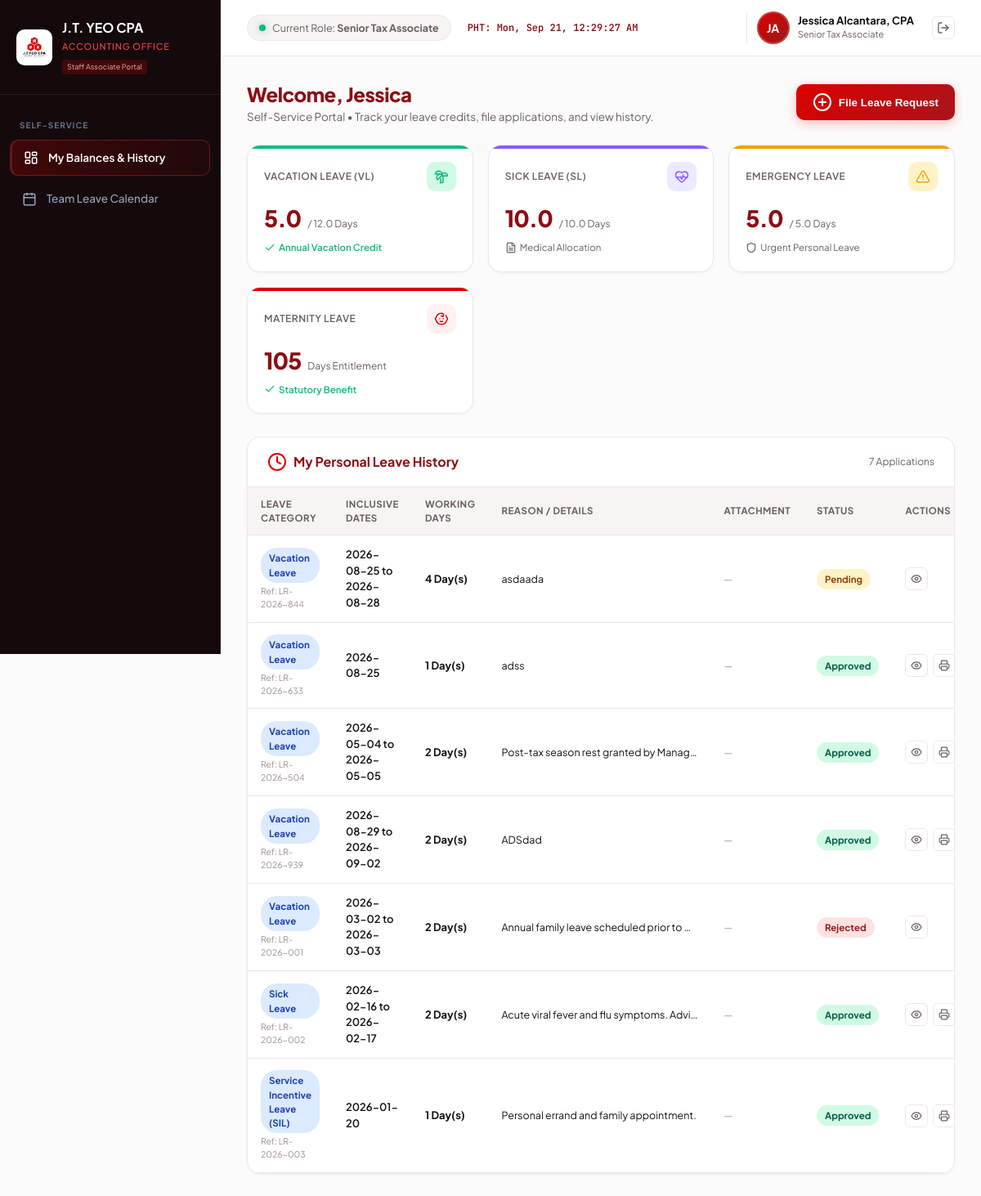
The app's page /staff_dashboard.php (signed in), older data.
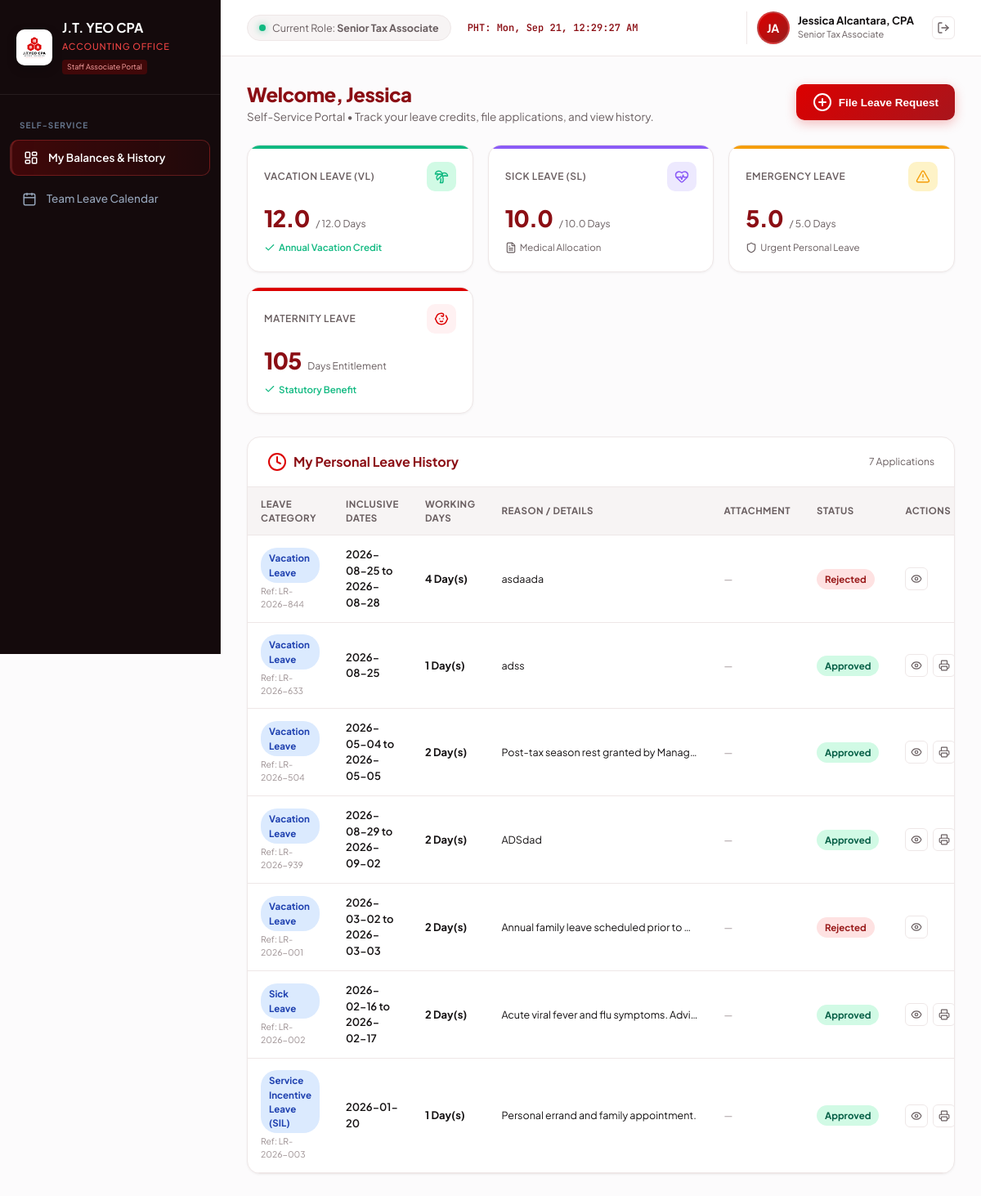
The same page, newer data.
### tables this page shows
CREATE TABLE leave_balances (
            id INTEGER PRIMARY KEY AUTOINCREMENT,
            user_id INTEGER NOT NULL,
            sil_balance REAL DEFAULT 5.0, -- DOLE 5-day Service Incentive Leave
            vl_balance REAL DEFAULT 12.0, -- Vacation Leave
            sl_balance REAL DEFAULT 10.0, -- Sick Leave
            solo_parent_balance REAL DEFAULT 7.0,
            updated_at DATETIME DEFAULT CURRENT_TIMESTAMP, emergency_balance REAL DEFAULT 5.0, bereavement_balance REAL DEFAULT 3.0, maternity_balance REAL DEFAULT 105.0, paternity_balance REAL DEFAULT 7.0, special_women_balance REAL DEFAULT 60.0,
            FOREIGN KEY (user_id) REFERENCES users(id) ON DELETE CASCADE
        );

CREATE TABLE leave_requests (
            id INTEGER PRIMARY KEY AUTOINCREMENT,
            ref_no TEXT UNIQUE NOT NULL,
            user_id INTEGER NOT NULL,
            leave_type TEXT NOT NULL, -- 'SIL', 'VL', 'SL', 'SoloParent', 'MagnaCarta', 'VAWC', 'Emergency'
            leave_type_label TEXT NOT NULL,
            start_date DATE NOT NULL,
            end_date DATE NOT NULL,
            days_count REAL NOT NULL,
            duration_mode TEXT DEFAULT 'full',
            reason TEXT NOT NULL,
            attachment_path TEXT,
            status TEXT DEFAULT 'Pending', -- 'Pending', 'Approved', 'Rejected'
            approver_name TEXT,
            rejection_reason TEXT,
            created_at DATETIME DEFAULT CURRENT_TIMESTAMP,
            decided_at DATETIME,
            FOREIGN KEY (user_id) REFERENCES users(id) ON DELETE CASCADE
        );

### auth.php (called while the page is built, shortened)
<?php
require_once __DIR__ . '/config/db.php';
function getCurrentUser() {
    global $pdo;
    $stmt = $pdo->prepare("
        SELECT u.*, b.vl_balance, b.sl_balance, b.emergency_balance, b.bereavement_balance,
               b.solo_parent_balance, b.maternity_balance, b.paternity_balance, b.special_women_balance
        FROM users u
        LEFT JOIN leave_balances b ON u.id = b.user_id
        WHERE u.id = ?
    ");
    $stmt->execute([$_SESSION['user_id']]);
    $user = $stmt->fetch();
    return $user;
}

### staff_dashboard.php (the view, shortened to what the changed rows need)
<?php
require_once __DIR__ . '/auth.php';
$user = getCurrentUser();
$userGender = $user['gender'] ?? 'Female';
$stmt = $pdo->prepare("SELECT * FROM leave_balances WHERE user_id = ?");
$stmt->execute([$user['id']]);
$balances = $stmt->fetch() ?: [];
$vlBalance = (float)($balances['vl_balance'] ?? 12.0);
$slBalance = (float)($balances['sl_balance'] ?? 10.0);
$emBalance = (float)($balances['emergency_balance'] ?? 5.0);
$matBalance = (float)($balances['maternity_balance'] ?? 105.0);
$leaveReqStmt = $pdo->prepare("
    SELECT r.*, u.name as employee_name, u.title, u.avatar_path, u.avatar_initials
    FROM leave_requests r
    JOIN users u ON r.user_id = u.id
    WHERE r.user_id = ?
    ORDER BY r.created_at DESC
");
$leaveReqStmt->execute([$user['id']]);
$leaveRequests = $leaveReqStmt->fetchAll();
?>
<!DOCTYPE html>
<html lang="en">
<head>
  <link rel="stylesheet" href="style.css?v=<?= filemtime(__DIR__ . '/style.css') ?>">
  <link href="https://cdn.jsdelivr.net/npm/fullcalendar@5.11.3/main.min.css" rel="stylesheet">
</head>
<body>
  <div class="app-container">
    <aside class="sidebar no-print">
      <div class="brand-section">
        <div class="brand-info">
          <h2>J.T. YEO CPA</h2>
        </div>
      </div>
    </aside>
    <main class="main-wrapper">
      <div class="content-area">
        <div id="tab-my-portal" class="tab-pane">
          <div class="page-header">
            <div class="page-title">
              <h1>Welcome, <?= htmlspecialchars(explode(' ', $user['name'])[0]) ?></h1>
            </div>
          </div>
          <div class="kpi-grid">
            <div class="kpi-card green">
              <div class="kpi-value-row">
                <span class="kpi-value"><?= number_format($vlBalance, 1) ?></span>
                <span class="kpi-sub">/ 12.0 Days</span>
              </div>
            </div>
            <div class="kpi-card purple">
              <div class="kpi-value-row">
                <span class="kpi-value"><?= number_format($slBalance, 1) ?></span>
                <span class="kpi-sub">/ 10.0 Days</span>
              </div>
            </div>
            <div class="kpi-card amber">
              <div class="kpi-value-row">
                <span class="kpi-value"><?= number_format($emBalance, 1) ?></span>
                <span class="kpi-sub">/ 5.0 Days</span>
              </div>
            </div>
            <?php if ($userGender === 'Female'): ?>
              <div class="kpi-card blue">
                <div class="kpi-header">
                  <span class="kpi-label">Maternity Leave</span>
                  <div class="kpi-icon"><i data-lucide="baby"></i></div>
                </div>
                <div class="kpi-value-row">
                  <span class="kpi-value"><?= number_format($matBalance, 0) ?></span>
                  <span class="kpi-sub">Days Entitlement</span>
                </div>
                <div class="kpi-footer positive">
                  <i data-lucide="check" style="width:14px;height:14px;"></i>
                  <span>Statutory Benefit</span>
                </div>
              </div>
            <?php endif; ?>
          </div>
          <div class="dashboard-card">
            <div class="table-responsive">
              <table class="custom-table">
                <thead>
                  <tr>
                    <th>Leave Category</th>
                    <th>Inclusive Dates</th>
                    <th>Working Days</th>
                    <th>Reason / Details</th>
                    <th>Attachment</th>
                    <th>Status</th>
                    <th>Actions</th>
                  </tr>
                </thead>
                <tbody>
                  <?php if (empty($leaveRequests)): ?>
                    <tr>
                      <td colspan="7" style="text-align:center; padding:36px; color:var(--text-muted);">
                        <i data-lucide="calendar" style="width:28px;height:28px;margin:0 auto 8px;display:block;opacity:0.4;"></i>
                        No leave applications filed yet. Click <strong>"File Leave Request"</strong> to submit an application.
                      </td>
                    </tr>
                  <?php else: ?>
                    <?php foreach ($leaveRequests as $req): ?>
                      <tr>
                        <td>
                          <span class="badge badge-vl"><?= htmlspecialchars($req['leave_type_label']) ?></span>
                          <div style="font-size:10.5px; color:var(--text-light); margin-top:2px;">Ref: <?= $req['ref_no'] ?></div>
                        </td>
                        <td>
                          <div style="font-weight:600;"><?= $req['start_date'] ?> <?= $req['start_date'] !== $req['end_date'] ? 'to ' . $req['end_date'] : '' ?></div>
                        </td>
                        <td><strong><?= $req['days_count'] ?> Day(s)</strong></td>
                        <td>
                          <div style="font-size:12.5px; max-width:240px; white-space:nowrap; overflow:hidden; text-overflow:ellipsis;" title="<?= htmlspecialchars($req['reason']) ?>">
                            <?= htmlspecialchars($req['reason']) ?>
                          </div>
                        </td>
                        <td>
                          <?php if (!empty($req['attachment_path'])): ?>
                            <a href="<?= htmlspecialchars($req['attachment_path']) ?>" target="_blank" class="btn-icon" title="View Uploaded Document" style="color:var(--accent);">
                              <i data-lucide="paperclip" style="width:14px;height:14px;"></i>
                            </a>
                          <?php else: ?>
                            <span style="color:var(--text-light); font-size:12px;">—</span>
                          <?php endif; ?>
                        </td>
                        <td>
                          <?php
                            $statusBadge = 'badge-pending';
                            if ($req['status'] === 'Approved') $statusBadge = 'badge-approved';
                            if ($req['status'] === 'Rejected') $statusBadge = 'badge-rejected';
                          ?>
                          <span class="badge <?= $statusBadge ?>"><?= $req['status'] ?></span>
                        </td>
                        <td>
                          <div style="display:flex; gap:6px;">
                            <button class="btn-icon" title="View Full Details" onclick="viewDetailsModal('<?= $req['ref_no'] ?>', '<?= addslashes($req['employee_name']) ?>', '<?= addslashes($req['title']) ?>', '<?= addslashes($req['leave_type_label']) ?>', '<?= $req['days_count'] ?>', '<?= $req['start_date'] ?>', '<?= $req['end_date'] ?>', '<?= addslashes($req['reason']) ?>', '<?= $req['status'] ?>', '<?= addslashes($req['approver_name'] ?? 'Pending') ?>', '<?= addslashes($req['rejection_reason'] ?? '') ?>', '<?= addslashes($req['attachment_path'] ?? '') ?>')">
                              <i data-lucide="eye" style="width:14px;height:14px;"></i>
                            </button>
                          </div>
                        </td>
                      </tr>
                    <?php endforeach; ?>
                  <?php endif; ?>
                </tbody>
              </table>
            </div>
          </div>
        </div>
      </div>
    </main>
  </div>
</body>
</html>

Row changes from the older to the newer data that the page shows:
changed leave_balances: vl_balance "5.0" → "12.0"
changed leave_requests "asdaada": status "Pending" → "Rejected"
